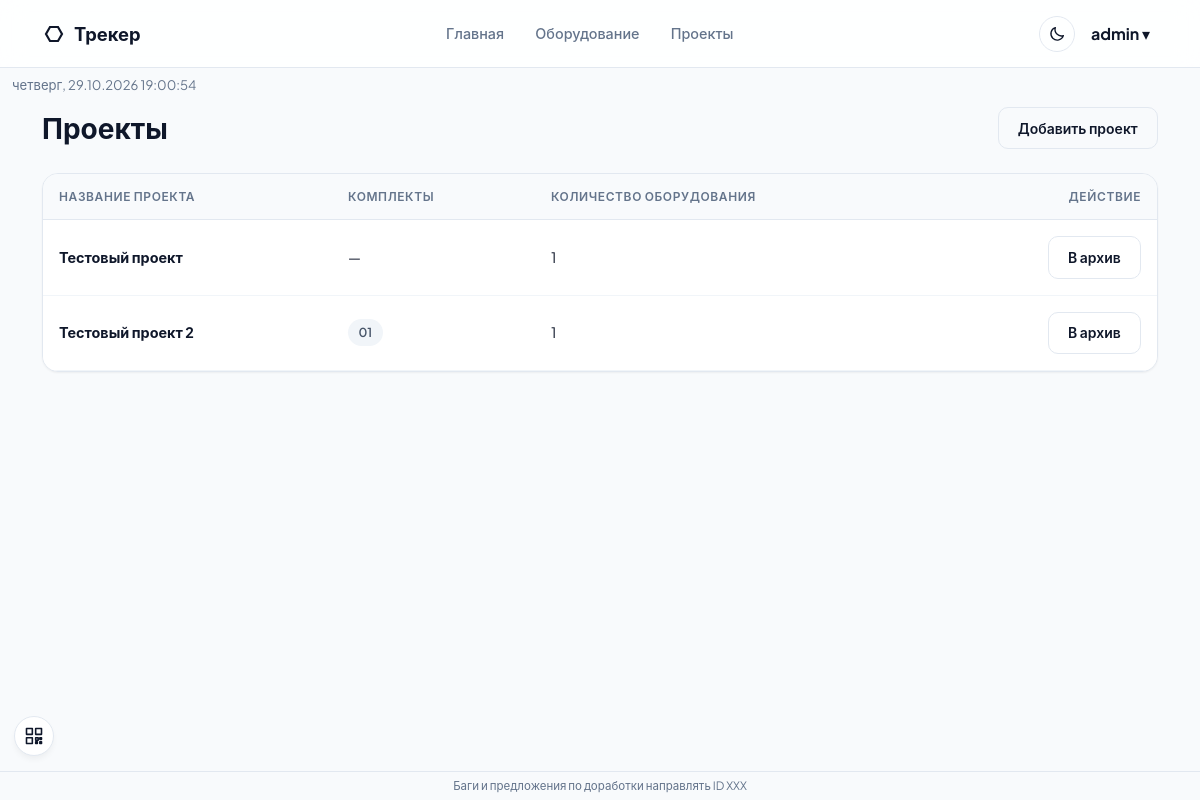
Screenshot of /projects (signed in) with the database file from the repository.
### app/models.py (models this page shows, shortened)
class User(UserMixin, db.Model):
    __tablename__ = 'users'
    id = db.Column(db.Integer, primary_key=True)
    username = db.Column(db.String(64), unique=True, nullable=False)
    password_hash = db.Column(db.String(256), nullable=False)
    password_plain = db.Column(db.String(256))
    must_change_password = db.Column(db.Boolean, default=False, nullable=False)
    role = db.Column(db.String(20), default='user')
    can_report = db.Column(db.Boolean, default=False)
    can_data = db.Column(db.Boolean, default=False)
    created_at = db.Column(db.DateTime, default=datetime.utcnow)
    equipments = db.relationship('Equipment', backref='owner', lazy='dynamic')
    projects = db.relationship('Project', backref='owner', lazy='dynamic')
    employees = db.relationship('Employee', backref='owner', lazy='dynamic')
    operations = db.relationship('Operation', backref='owner', lazy='dynamic')
    @property
    def is_admin(self):
        return self.role == 'admin'
    @property
    def can_use_report(self):
        return self.is_admin or bool(self.can_report)
    @property
    def can_use_data(self):
        return self.is_admin or bool(self.can_data)

class Project(db.Model):
    __tablename__ = 'projects'
    id = db.Column(db.Integer, primary_key=True)
    user_id = db.Column(db.Integer, db.ForeignKey('users.id'), nullable=False)
    name = db.Column(db.String(120), nullable=False)
    description = db.Column(db.Text)
    archived = db.Column(db.Boolean, default=False, nullable=False)
    created_at = db.Column(db.DateTime, default=datetime.utcnow)
    equipments = db.relationship('Equipment', backref='project', lazy=True)
    kits = db.relationship('Kit', backref='project', cascade='all, delete-orphan', lazy=True)

class Kit(db.Model):
    __tablename__ = 'kits'
    id = db.Column(db.Integer, primary_key=True)
    project_id = db.Column(db.Integer, db.ForeignKey('projects.id'), nullable=False)
    name = db.Column(db.String(120), nullable=False)
    equipments = db.relationship('Equipment', backref='kit', lazy=True)

### app/routes/directory.py (the view, shortened to what this page needs)
@directory_bp.route('/projects', methods=['GET', 'POST'])
@login_required
def projects():
    proj_list=Project.query.filter_by(user_id=current_user.id,archived=False).all()
    archived=Project.query.filter_by(user_id=current_user.id,archived=True).all()
    kit_counts={p.id:len(p.equipments) for p in proj_list+archived}
    return render_template('projects.html',projects=proj_list,archived_projects=archived,kit_counts=kit_counts)

### app/routes/main.py (called while the page is built)
def connect_url():
    host = request.host
    name, _, port = host.partition(':') if not host.startswith('[') else (host, '', '')
    if name in ('localhost', '127.0.0.1', '0.0.0.0', ''):
        host = _lan_ip() + (':' + port if port else '')
    return f'{request.scheme}://{host}'

### templates/projects.html (shortened to what this page needs)
{% extends 'base.html' %}
{% block content %}
<div class="d-flex justify-content-between align-items-center mb-4"><h3 class="fw-bold m-0">Проекты</h3><button class="btn-primary-custom" data-bs-toggle="modal" data-bs-target="#addProjectModal">Добавить проект</button></div>
<div class="card-custom p-0 overflow-hidden mb-4"><table class="table-custom"><thead><tr><th>Название проекта</th><th>Комплекты</th><th>Количество оборудования</th><th class="text-end">Действие</th></tr></thead><tbody>
{% for p in projects %}<tr><td><a class="fw-bold text-decoration-none" href="{{ url_for('directory.project_detail',proj_id=p.id) }}">{{ p.name }}</a></td>
<td>{% for k in p.kits %}<a href="{{ url_for('directory.kit_detail',proj_id=p.id,kit_id=k.id) }}" class="badge-custom badge-user text-decoration-none me-1">{{ k.name }}</a>{% else %}—{% endfor %}</td><td>{{ kit_counts[p.id] }}</td>
<td class="text-end"><form method="POST" action="{{ url_for('directory.archive_project',proj_id=p.id) }}" class="d-inline"><button class="btn btn-sm btn-secondary-custom">В архив</button></form></td></tr>
{% else %}<tr><td colspan="4" class="text-center py-4 text-secondary">Проекты не созданы</td></tr>{% endfor %}</tbody></table></div>
{% endblock %}

### templates/base.html (shortened to what this page needs)
<!DOCTYPE html>
<html lang="ru">
<head>
<link href="https://cdn.jsdelivr.net/npm/bootstrap@5.3.0/dist/css/bootstrap.min.css" rel="stylesheet">
<link rel="stylesheet" href="{{ url_for('static', filename='css/style.css') }}">
</head>
<body>
{% if current_user.is_authenticated %}
<nav class="navbar-custom mb-0"><div class="container d-flex align-items-center justify-content-between">
<a class="navbar-brand-custom text-decoration-none" href="{{ url_for('main.index') }}">
<svg class="brand-icon" width="24" height="24" viewBox="0 0 24 24" fill="none" stroke="currentColor" stroke-width="2.2" aria-hidden="true"><polygon points="20,12 16,19 8,19 4,12 8,5 16,5"></polygon></svg>
<span>Трекер</span></a>
<div class="d-flex gap-1 align-items-center">
<a class="nav-link-custom text-decoration-none" href="{{ url_for('main.index') }}">Главная</a>
<a class="nav-link-custom text-decoration-none" href="{{ url_for('equipment.list_equipment') }}">Оборудование</a>
<a class="nav-link-custom text-decoration-none" href="{{ url_for('directory.projects') }}">Проекты</a>
</div>
<div class="d-flex align-items-center gap-2">
<button type="button" id="themeToggle" class="theme-toggle" aria-label="Темная тема" title="Темная тема"></button>
<div class="user-menu-wrap">
<button type="button" class="user-menu-trigger" aria-expanded="false"><strong>{{ current_user.username }}</strong> ▾</button>
</div>
</div></div></nav>
<div class="qr-widget" id="qrWidget">
  <button type="button" class="qr-toggle" title="Подключиться с телефона" aria-label="QR для подключения"><svg viewBox="0 0 24 24"><rect x="3" y="3" width="7" height="7"/><rect x="14" y="3" width="7" height="7"/><rect x="3" y="14" width="7" height="7"/><path d="M14 14h3v3h-3zM19 14h2v2h-2zM14 19h2v2h-2zM19 19h2v2h-2z"/></svg></button>
</div>
{% endif %}
<div id="appClock" class="app-clock-global" aria-live="polite"></div>
<div class="container py-2">
{% block content %}{% endblock %}
</div>
<div class="app-footer">Баги и предложения по доработки направлять ID XXX</div>
</body></html>

### static/css/style.css (style rules this page uses)
:root { --bg-main: #f8fafc; --surface: #ffffff; --text-primary: #0f172a; --text-secondary: #64748b; --accent: #2563eb; --accent-hover: #1d4ed8; --border: #e2e8f0; --border-subtle: #f1f5f9; --radius-lg: 16px; --radius-md: 10px; --radius-sm: 6px; --shadow-sm: 0 1px 2px 0 rgb(0 0 0 / 0.05); --shadow-md: 0 4px 6px -1px rgb(0 0 0 / 0.05); --button-text: var(--accent); --button-bg-hover: var(--accent); }
body { font-family: 'Plus Jakarta Sans', -apple-system, sans-serif; background-color: var(--bg-main); color: var(--text-primary); line-height: 1.5; }
.navbar-custom { background: rgba(255, 255, 255, 0.85); backdrop-filter: blur(12px); border-bottom: 1px solid var(--border); padding: 0.85rem 0; position: sticky; top: 0; z-index: 1000; }
.navbar-brand-custom { font-weight: 700; font-size: 1.15rem; color: var(--text-primary) !important; display: flex; align-items: center; gap: 0.5rem; }
.nav-link-custom { color: var(--text-secondary) !important; font-weight: 500; font-size: 0.9rem; padding: 0.5rem 0.85rem !important; border-radius: var(--radius-sm); transition: all 0.15s ease; }
.card-custom { background: var(--surface); border: 1px solid var(--border); border-radius: var(--radius-lg); box-shadow: var(--shadow-sm); padding: 1.5rem; }
.table-custom { width: 100%; border-collapse: separate; border-spacing: 0; }
.table-custom th { background: var(--bg-main); color: var(--text-secondary); font-size: 0.75rem; font-weight: 600; text-transform: uppercase; letter-spacing: 0.05em; padding: 0.85rem 1rem; border-bottom: 1px solid var(--border); }
.table-custom td { padding: 1rem; font-size: 0.9rem; border-bottom: 1px solid var(--border-subtle); background: var(--surface); vertical-align: middle; }
.badge-custom { display: inline-flex; align-items: center; padding: 0.25rem 0.65rem; border-radius: 9999px; font-size: 0.775rem; font-weight: 600; }
.badge-user { background: #f1f5f9; color: #475569; }
.btn:not(.btn-close), button:not(.btn-close):not(.user-menu-trigger):not(.menu-button) { background-color: transparent; color: var(--text-primary); border: 1px solid var(--border); }
.btn-primary-custom { background-color: transparent; color: var(--button-text); font-weight: 600; font-size: 0.875rem; padding: 0.6rem 1.2rem; border-radius: var(--radius-md); border: 1px solid var(--accent); display: inline-flex; align-items: center; gap: 0.4rem; }
.btn-secondary-custom { background-color: transparent; color: var(--text-primary); font-weight: 600; font-size: 0.875rem; padding: 0.6rem 1.2rem; border-radius: var(--radius-md); border: 1px solid var(--border); }
.user-menu-wrap { position:relative }
.user-menu-trigger { background:transparent;border:0;color:var(--text-primary);padding:.5rem;cursor:pointer }
.app-footer { position:fixed;left:0;right:0;bottom:0;padding:.35rem .75rem;text-align:center;font-size:.72rem;color:var(--text-secondary);background:color-mix(in srgb,var(--bg-main) 92%,transparent);border-top:1px solid var(--border);z-index:900 }
.theme-toggle { width:36px;height:36px;padding:0;display:inline-flex;align-items:center;justify-content:center; background:transparent;border:1px solid var(--border);border-radius:50%;color:var(--text-primary);cursor:pointer; transition:background-color .15s ease,color .15s ease,border-color .15s ease; }
.app-clock-global { font-size:.82rem;color:var(--text-secondary);margin:.45rem auto .25rem;max-width:1320px;padding:0 .75rem;min-height:1.2rem;text-transform:lowercase }
:root { --bs-link-color-rgb:15,23,42;--bs-link-hover-color-rgb:15,23,42 }
a:not(.btn-primary-custom):not(.btn-secondary-custom):not(.btn-receive-custom):not(.icon-btn):not(.badge-custom):not(.user-menu a):not(.nav-link-custom):not(.navbar-brand-custom):not(.logout-link) { color:var(--text-primary);text-underline-offset:2px }
html,body { overflow-x:hidden }
.qr-widget { position:fixed;left:14px;bottom:44px;z-index:950 }
.qr-toggle { width:40px;height:40px;padding:0;border-radius:50%;display:inline-flex;align-items:center;justify-content:center;background:var(--surface)!important;color:var(--text-primary)!important;border:1px solid var(--border)!important;box-shadow:var(--shadow-md);cursor:pointer }
.qr-toggle svg { width:20px;height:20px;fill:none;stroke:currentColor;stroke-width:1.9;stroke-linecap:round;stroke-linejoin:round }

### rows the page displays
User: username "admin"
Project: name "Тестовый проект", id "1"
Project: name "Тестовый проект 2", user "1"
Kit: name "01"
